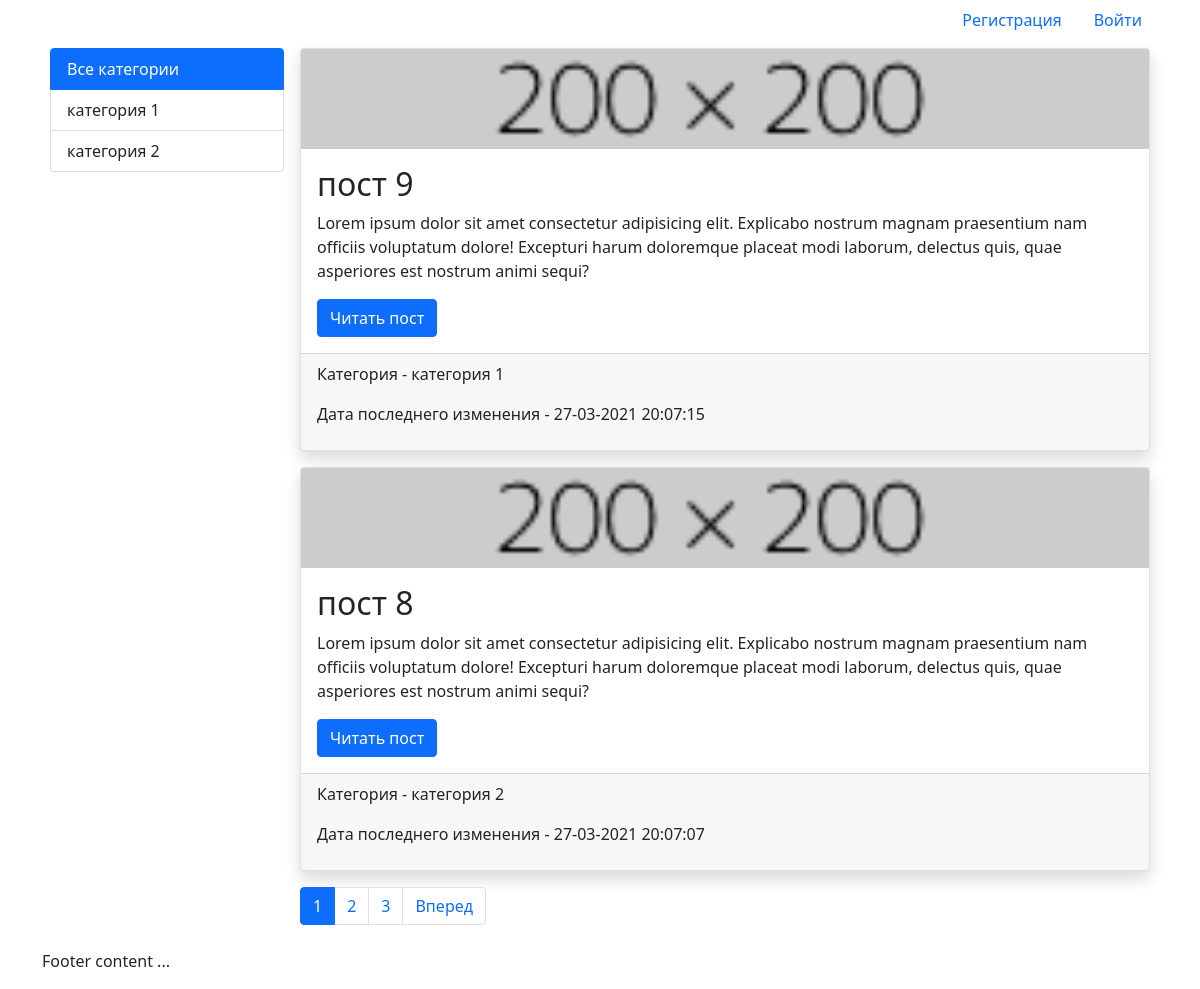
/, run on an earlier commit of the app's database.
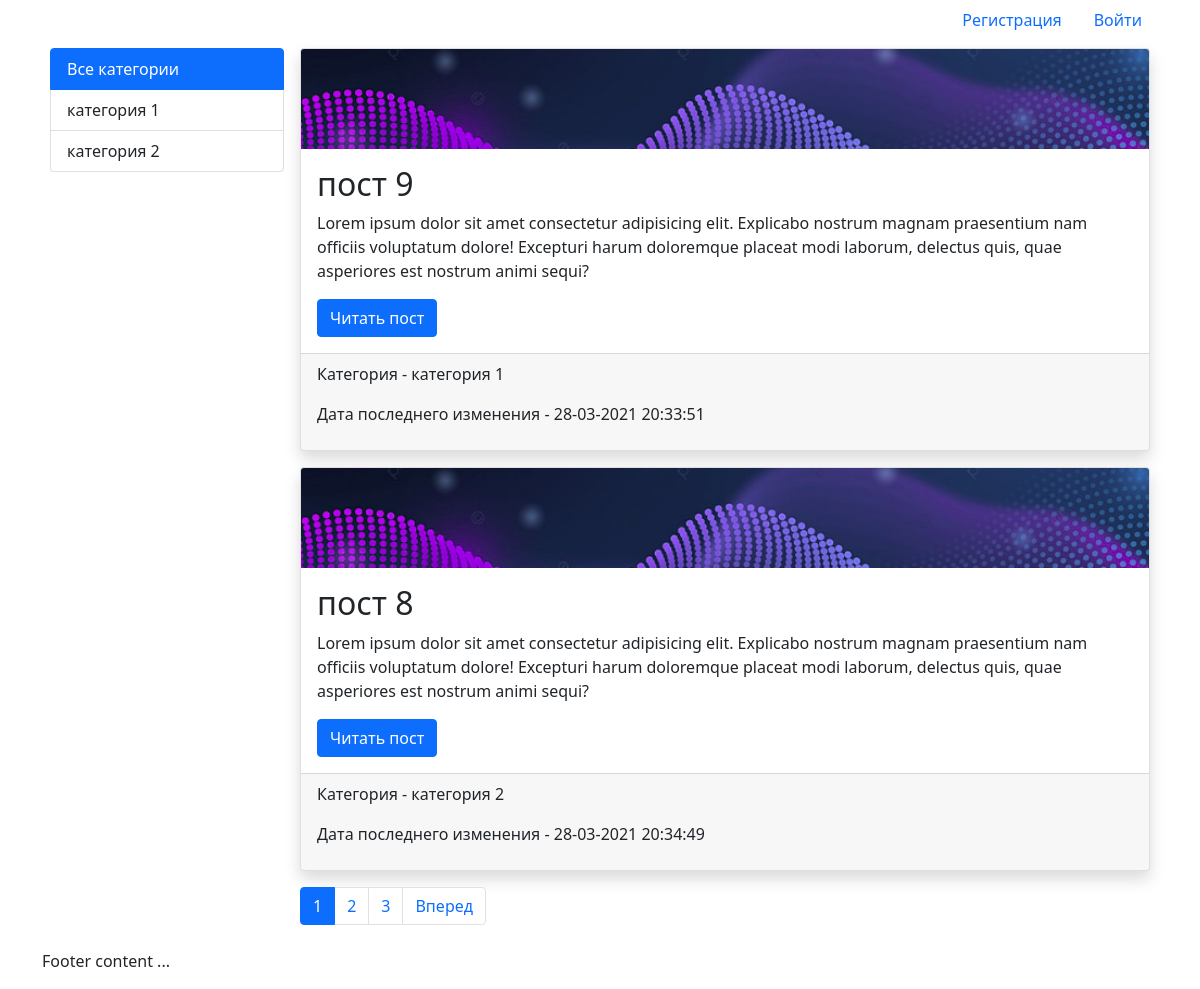
And on a later commit of the database.
### blog/models.py (models this page shows, shortened)
class Category(models.Model):
    name = models.CharField(max_length=100, db_index=True, verbose_name="Категория")
    slug = models.SlugField(max_length=255, unique=True, db_index=True, verbose_name="URL")
    def __str__(self):
        return self.name
    def get_absolute_url(self):
        return reverse('category', kwargs={'cat_slug': self.slug})
    class Meta:
        verbose_name = 'Категория'
        verbose_name_plural = 'Категории'
        ordering = ['id']

class Post(models.Model):
    title = models.CharField(max_length=255, verbose_name="Заголовок")
    slug = models.SlugField(max_length=255, unique=True, db_index=True, verbose_name="URL")
    content = models.TextField(blank=True, verbose_name="Текст поста")
    photo = models.ImageField(upload_to="photos/%Y/%m/%d/", verbose_name="Фото")
    time_create = models.DateTimeField(auto_now_add=True, verbose_name="Время создания")
    time_update = models.DateTimeField(auto_now=True, verbose_name="Время изменения")
    is_published = models.BooleanField(default=True, verbose_name="Публикация")
    cat = models.ForeignKey('Category', on_delete=models.PROTECT, verbose_name="Категория")
    def get_absolute_url(self):
        return reverse('post', kwargs={'post_slug': self.slug})
    class Meta:
        verbose_name = 'Пост'
        verbose_name_plural = 'Посты'
        ordering = ['-time_create', 'title']

### blog/views.py (the view)
# urls.py: path('', BlogHome.as_view(), name='home'),
class BlogHome(DataMixin, ListView):
    model = Post
    template_name = 'blog/index.html'
    context_object_name = 'posts'
    def get_context_data(self, *, object_list=None, **kwargs):
        context = super().get_context_data(**kwargs)
        c_def = self.get_user_context(title='Главная страница', cat_selected=0)
        return dict(list(context.items())+list(c_def.items()))
    def get_queryset(self):
        return Post.objects.filter(is_published=True)

### app/utils.py (called while the page is built)
    def get_user_context(self, **kwargs):
        context = kwargs
        cats = Category.objects.all()
        user_menu = menu.copy()
        if not self.request.user.is_authenticated:
            user_menu.pop(0)
            user_menu.pop(2)
        else:
            user_menu.pop(1)
            user_menu.pop(1)
        context['menu'] = user_menu
        context['cats'] = cats
        if 'cat_selected' not in context:
            context['cat_selected'] = 0
        return context

### blog/templatetags/blog_tags.py (called while the page is built)
@register.inclusion_tag('blog/list_categories.html')
def show_categories(sort=None, cat_selected=0):
    if not sort:
        cats = Category.objects.all()
    else:
        cats = Category.objects.order_by(sort)
    return {"cats": cats, "cat_selected": cat_selected}

### blog/templates/blog/index.html
{% extends 'app/base.html' %}
{% block content %} {% for p in posts %}
<div class="mb-3 card shadow bg-white rounded">
  {% if p.photo %}
  <img
    class="card-img-top"
    src="{{p.photo.url}}"
    style="height: 100px; object-fit: cover"
  />
  {% endif %}
  <div class="card-body">
    <h2 class="card-title">{{p.title}}</h2>
    {% autoescape on %}
    {{p.content|linebreaks|truncatewords:50}}
    {% endautoescape %}
    <a class="btn btn-primary" href="{{p.get_absolute_url }}"> Читать пост </a>
  </div>
  <div class="card-footer">
    <p>Категория - {{p.cat}}</p>
    <p>Дата последнего изменения - {{p.time_update|date:"d-m-Y H:i:s"}}</p>
  </div>
</div>
{% endfor %} {% endblock %}

### app/templates/app/base.html (shortened to what this page needs)
{% load static %} {% load blog_tags %}
<!DOCTYPE html>
<html lang="ru">
  <head>
    <link
      href="https://cdn.jsdelivr.net/npm/bootstrap@5.0.0-beta3/dist/css/bootstrap.min.css"
      rel="stylesheet"
    />
  </head>
  <body class="container">
    {% block mainmenu %}
    <nav class="nav justify-content-end">
      <li class="nav-link">{{user.username}}</li>
      <a class="nav-link" href="{% url 'home' %}"></a>
      {% for m in menu %}
      <a class="nav-link" href="{% url m.url_name %}">{{m.title}}</a>
      {% endfor %}
    </nav>
    {% endblock mainmenu %}
    <div class="d-flex bd-highlight">
      <aside class="p-2 bd-highlight" style="min-width: 250px;">
        <div class="list-group">
          {% if cat_selected == 0 %}
          <a class="list-group-item list-group-item-action active">
            Все категории
          </a>
          {% endif %}
          {% show_categories cat_selected=cat_selected %}
        </div>
      </aside>
      <article class="p-2 flex-grow-1 bd-highlight">
        {% block content %} {% endblock %}
        {% if page_obj.has_other_pages %}
        <nav aria-label="Page navigation example">
          <ul class="pagination">
            {% for p in paginator.page_range %} {% if page_obj.number == p %}
            <li class="page-item active">
              <a class="page-link">{{p}}</a>
            </li>
            {% elif p >= page_obj.number|add:-2 and p <= page_obj.number|add:2 %}
            <li class="page-item">
              <a class="page-link" href="?page={{p}}">{{p}}</a>
            </li>
            {% endif %} {% endfor %}
            {% if page_obj.has_next %}
            <li class="page-item">
              <a class="page-link" href="?page={{ page_obj.next_page_number }}">Вперед</a>
            </li>
            {% endif %}
          </ul>
        </nav>
        {% endif %}
      </article>
    </div>
    <footer>
      <p>Footer content ...</p>
    </footer>
  </body>
</html>

### blog/templates/blog/list_categories.html
{% for c in cats %} {% if c.slug == cat_selected %}
<a class="list-group-item list-group-item-action active">{{c.name}}</a>
{% else %}
<a
  class="list-group-item list-group-item-action"
  href="{{ c.get_absolute_url }}"
>
  {{c.name}}
</a>
{% endif %} {% endfor %}

What changed in the data, as far as the page shows it:
changed Post "пост 9": photo: a different picture; time_update "27-03-2021 20:07:15" → "28-03-2021 20:33:51"
changed Post "пост 8": photo: a different picture; time_update "27-03-2021 20:07:07" → "28-03-2021 20:34:49"
